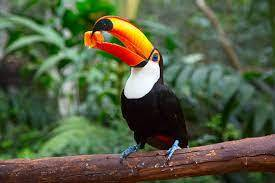
#> input picture Computer Vision/Source/tucan.jpg, 275 x 183 px, found by its file name
$ jupyter execute Computer_Vision_1.ipynb
#> lines starting #> are read from the running program, lines starting #| are printed output that depends on the picture
<a href="https://colab.research.google.com/github/proteus21/DATA-SCIENCE-STUDY/blob/main/DATA-SCIENCE-STUDY/Computer%20Vision/Computer_Vision_1.ipynb" target="_parent"></a>

# Computer Vision - OpenCV - First Task (20 minutes)
@author Tomasz Skrzypczyk

Here are some introductory OpenCv exercises, you are asked to use the internet ( [official documentation](https://docs.opencv.org/4.x/)) to find the methods you need.

[cell 1]
# import opencv library
import cv2
from google.colab.patches import cv2_imshow

## Reading the image

[cell 2]
# load image to colab
path = "/content/tucan.jpg"
# and read the image
image = cv2.imread(path)
#> image is the input picture: shape (183, 275, 3); mean B, G, R 65.8, 93.4, 84.1
# display the image using opencv only
# (read the errror messages! colab has different display functions but the error messages are helpful)
cv2_imshow(image)

## Resizing

[cell 3]
# change the image resolution to (512,512)
image_squared = cv2.resize(image, (512, 512))
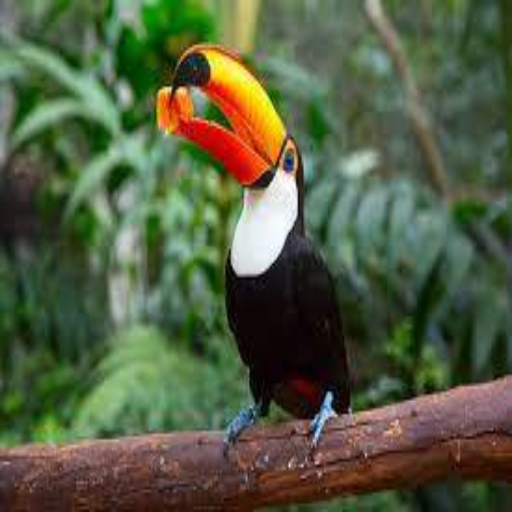
#> image_squared: shape (512, 512, 3); mean B, G, R 65.7, 93.3, 84
# and display the image as above
cv2_imshow(image_squared)
# Don't modify this code
assert image_squared.shape == (512, 512, 3), "Try again"

[cell 4]
# now change the resolution of the image by setting its width and height to the half of the original values
# Do not divide the width and height by 2, use specific parameters of the resize method
image_halved = cv2.resize(image, (0,0), fx=0.5, fy=0.5)
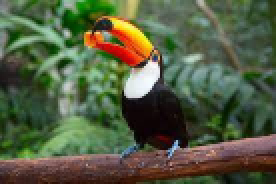
#> image_halved: shape (92, 138, 3) (shown 2 times larger); mean B, G, R 65.6, 93.2, 83.9
# and display the image as above
cv2_imshow(image_halved)

## What is an Image?

[cell 5]
# Can you tell the data type of an image in opencv library?
print(type(image))
#| <class 'numpy.ndarray'>

[cell 6]
image.shape
#> Out = (183, 275, 3)

Since you already know how to manipulate this kind of data let's
**split the image** in 3 arrays corresponding to three channels.

Begin with printing out **the shape of the image**, you can also discover its height and width, but the shape should return three numbers. What exactly is the 3 at the end of the tupple? It's the number of channels!

Now let's use some numpy magic to split this image in three images and display them.

[cell 7]
image_red = image[:,:,2]
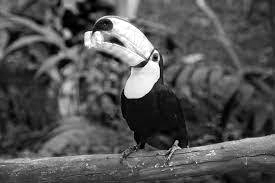
#> image_red: shape (183, 275); min 0, max 255, mean 84.1
image_blue = image[:,:,0]
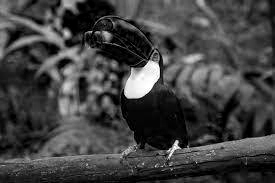
#> image_blue: shape (183, 275); min 0, max 255, mean 65.8
image_green = image[:,:,1]
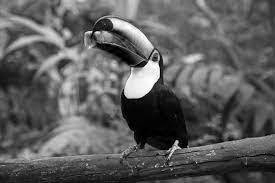
#> image_green: shape (183, 275); min 0, max 255, mean 93.4

[cell 8]
# run this code to display the images
import matplotlib.pyplot as plt
plt.imshow(image_red, cmap='Reds')
plt.show()
plt.imshow(image_green, cmap='Greens')
plt.show()
plt.imshow(image_blue, cmap='Blues')
plt.show()

## Color spaces

[cell 9]
# Now lets change the color palette to greyscale, remember that the original color space is BGR, use the BGR-to-GREY transformation
grey = cv2.cvtColor(image, cv2.COLOR_BGR2GRAY)
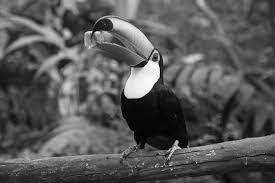
#> grey: shape (183, 275); min 0, max 255, mean 87.5
# and display the image as above
cv2_imshow(grey)

### The RGB to Grayscale Equation
Suppose the RGB value of a color is (r, g, b), where r, g, and b are integers between 0 and 255. The grayscale weighted average, x, is given by the formula

x = 0.299r + 0.587g + 0.114b.

Notice that the colors are not weighted equally. Since pure green is lighter than pure red and pure blue, it has a higher weight. Pure blue is the darkest of the three, so it receives the least weight.

### Computation Example:
 A shade of dark purple has an RGB value of (100, 0, 150). The weighted average is

x = 0.299(100) + 0.587(0) + 0.114(150),

which simplifies to x = 47. (If the weighted average doesn't come out to a whole number, round it to the nearest whole number.) So the equivalent gray is (47, 47, 47)
https://www.had2know.org/technology/rgb-to-gray-scale-converter.html
© 2010-2022 had2know.org

[cell 10]
import numpy as np
# use the method above to convert image to greyscale yourself!
# HINT: Remeber how we splitted the channels in Blue Green and Red previously ?
#image_red = image[:,:,2]
# image_blue = image[:,:,0]
# image_green = image[:,:,1]
grey = 0.299*image_red + 0.587*image_green + 0.114*image_blue
# round numbers in the array to the nearest whole number.
grey = np.round(grey)
# and display the image as above
cv2_imshow(grey)

# Converting image to RGB for matplotlib

Remember that the natural OpenCv format is BGR and not RGB! If you wish to display your image using matplotlib convert the image to RGB.

[cell 11]
# Use the same fuction that you used for GBR-to-Grayscale conversion to perform BGR-to-RGB conversion.
image_plt = cv2.cvtColor(image, cv2.COLOR_BGR2RGB)
plt.imshow(image_plt)
plt.show()

$ run again, with Computer Vision/Source/face.jpg copied over Computer Vision/Source/tucan.jpg
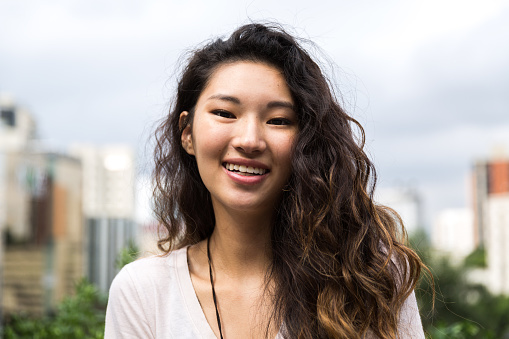
#> input picture Computer Vision/Source/face.jpg, 509 x 339 px, found by its file name
#> image is the input picture: shape (339, 509, 3); mean B, G, R 156.5, 163.2, 171.4
#> `image_squared = cv2.resize(image, (512, 512))`:
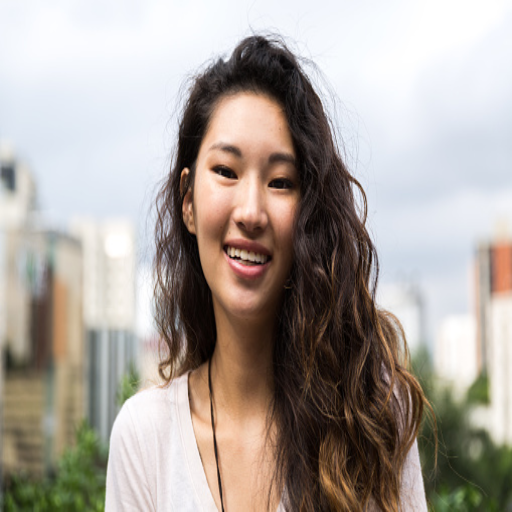
#> image_squared: shape (512, 512, 3); mean B, G, R 156.3, 163.1, 171.3
#| <class 'numpy.ndarray'>
#> `image_green = image[:,:,1]`:
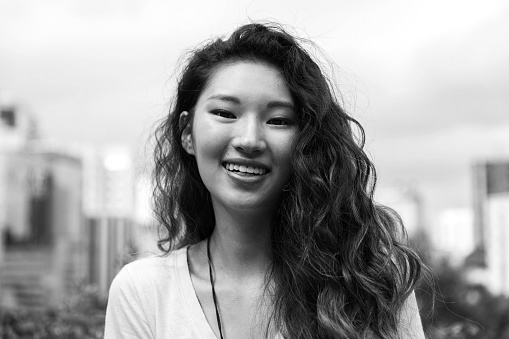
#> image_green: shape (339, 509); min 0, max 255, mean 163.2
